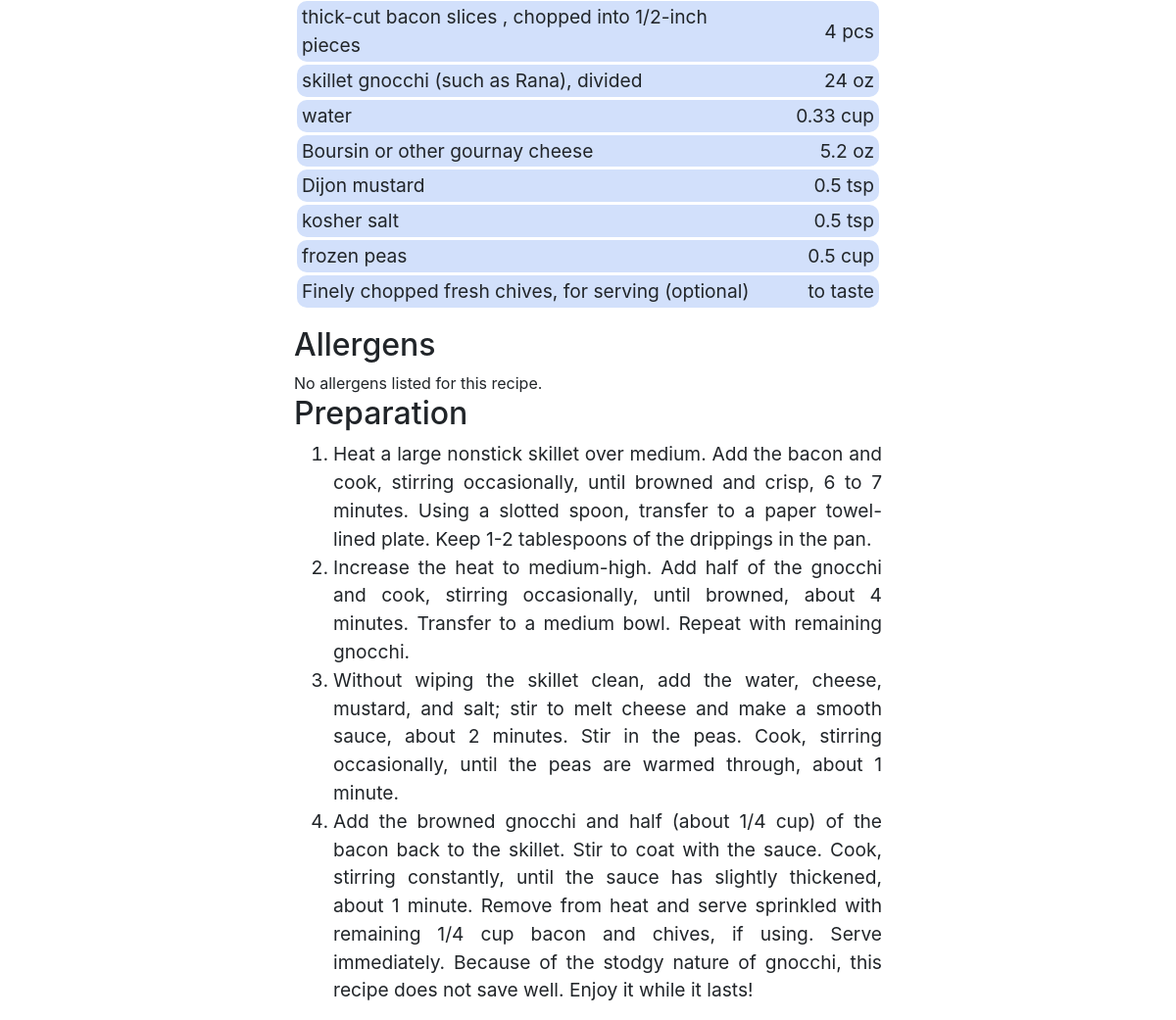
The page /recipe/26 (signed in, lower part) on the database as committed earlier.
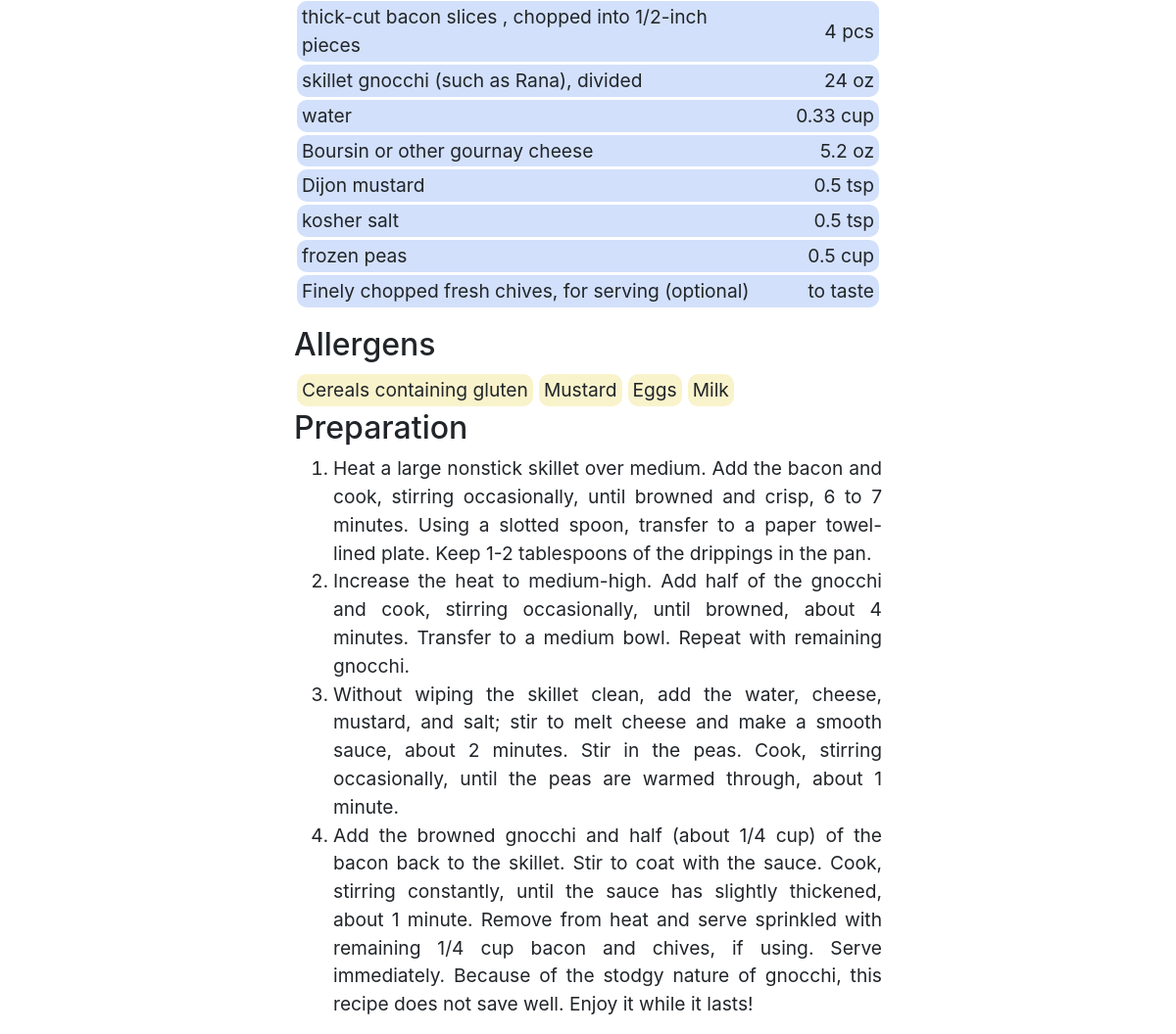
The same page on the database as committed later.
### recipes/models.py (models this page shows, shortened)
class Ingredient(models.Model):
    recipe = models.ForeignKey(
        Recipe, on_delete=models.CASCADE, related_name="ingredients")
    name = models.CharField(max_length=100, validators=[
                            MaxLengthValidator(100)])
    quantity = models.CharField(max_length=20)

class Allergen(models.Model):
    name = models.CharField(
        max_length=30, choices=ALLERGENS, blank=True, null=True, default=None, unique=True)

### recipes/views.py (the view)
# urls.py: path("recipe/<int:recipe_id>", views.recipe_site, name="recipe_site"),
def recipe_site(request, recipe_id):
    recipe = Recipe.objects.get(pk=recipe_id)
    favorites = request.user.favorite_recipes.all()
    steps = recipe.preparation.split("-step-")[1:]
    return render(request, "recipes/recipe.html", {
        "recipe": recipe,
        "favorites": favorites,
        "steps": steps,
        "referrer_url": request.META.get("HTTP_REFERER")
    })

### recipes/templates/recipes/recipe.html (shortened to what this page needs)
{% extends "recipes/layout.html" %}
{% load static %}
{% block body %}
<div id="recipe-main-container">
    <div>
        <div id="recipe-top-container">
            <ul id="recipe-ingredients">
                {% for ingredient in recipe.ingredients.all %}
                <li class="recipe-list-item">
                    <div class="recipe-ingredient-name">{{ ingredient.name }}</div>
                    <div class="flex-column-mid-horizontal">
                        <div class="recipe-quantity">{{ ingredient.quantity }}</div>
                    </div>
                </li>
                {% endfor %}
            </ul>
        </div>
        <div class="left-align">
            <h2>Allergens</h2>
            {% if recipe.allergens.all|length > 0 %}
            <div class="flex-row">
                {% for allergen in recipe.allergens.all %}
                <div class="allergen-row recipe-list-item">{{ allergen.get_name_display }}</div>
                {% endfor %}
            </div>
            {% else %}
            No allergens listed for this recipe.
            {% endif %}
        </div>
        <div id="preparation-container" class="left-align">
            <h2>Preparation</h2>
            {% if steps|length == 1 %}
            <ul>
                <li>{{steps.0}}</li>
            </ul>
            {% else %}
            <ol>
                {% for step in steps %}
                <li>{{ step }}</li>
                {% endfor %}
            </ol>
            {% endif %}
        </div>
    </div>
</div>
{% endblock %}

Rows that differ between the two databases and show on the page:
now on this page (row unchanged): Allergen: name "Cereals containing gluten"
now on this page (row unchanged): Allergen: name "Mustard"
now on this page (row unchanged): Allergen: name "Eggs"
added Allergen: name "Milk"
Other text that changed with them:
text no longer shown: "No allergens listed for this recipe."
